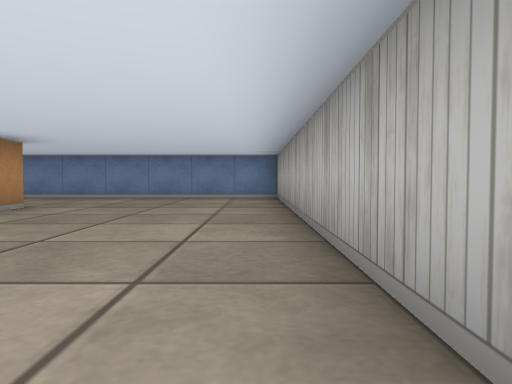
[1] (above)

18 first-person views from a walk through a cub3D ray-caster map. The camera is about half as high as the walls, tilts 2° down and sees 70° across. The floor is counted in squares. Each view is taken from the middle of a square. On the plan, view 1 faces up. The plan holds only what a view shows up to about 9 squares ahead; the rest is blank.

[2]
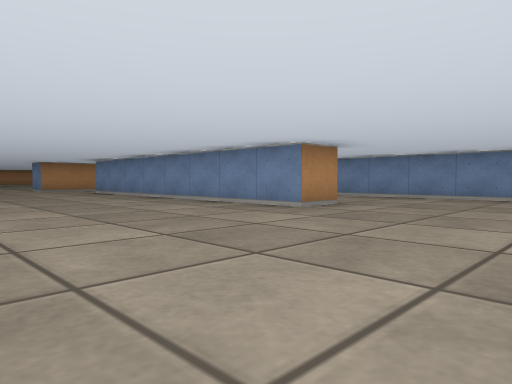

[3]
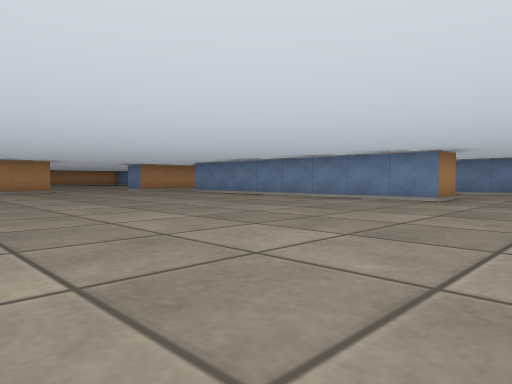

[4]
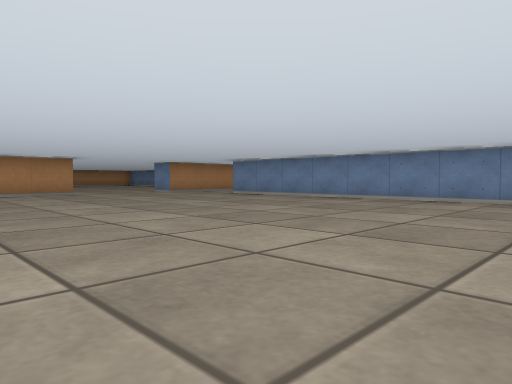

[5]
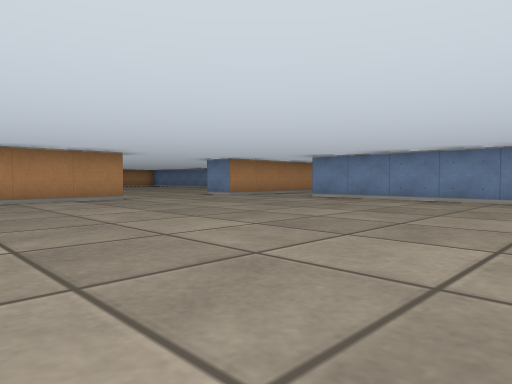

[6]
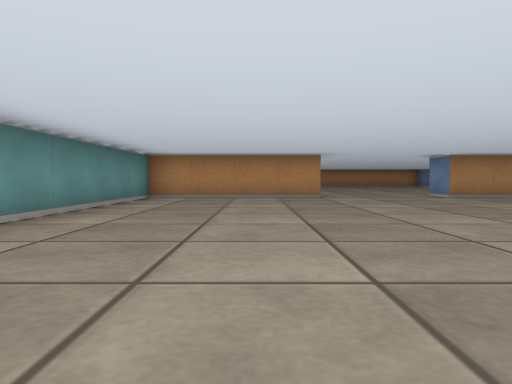

[7]
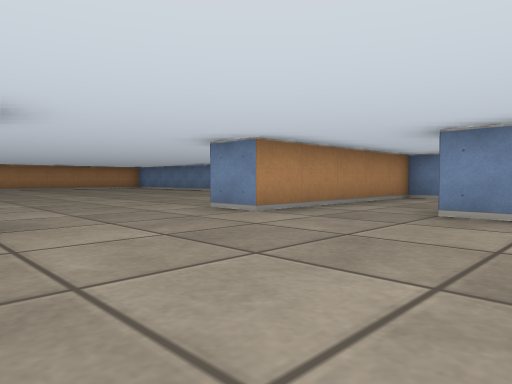

[8]
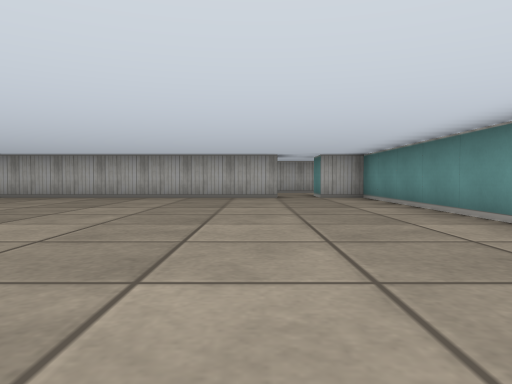

[9]
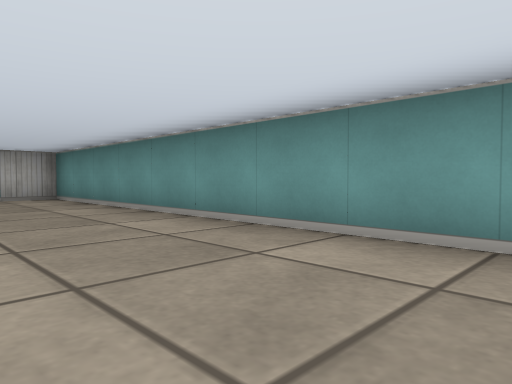

[10]
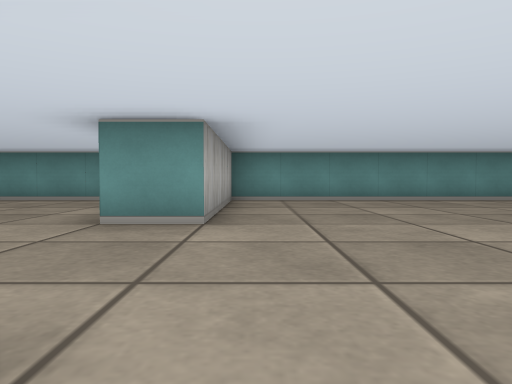

[11]
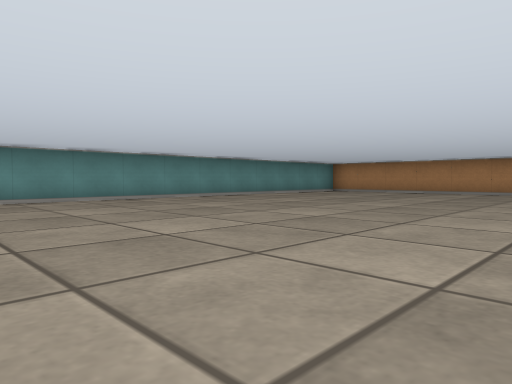

[12]
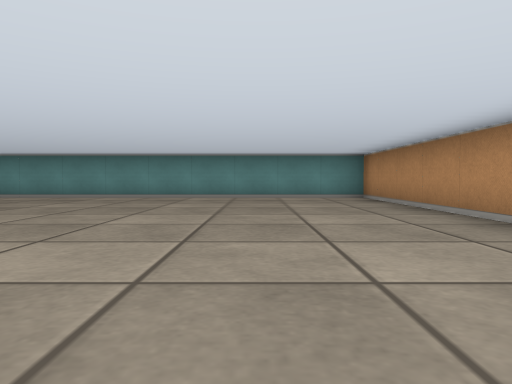

[13]
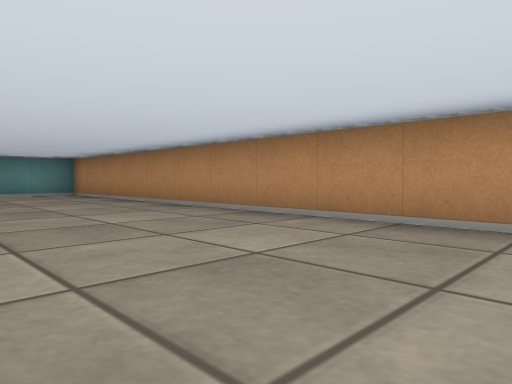

[14]
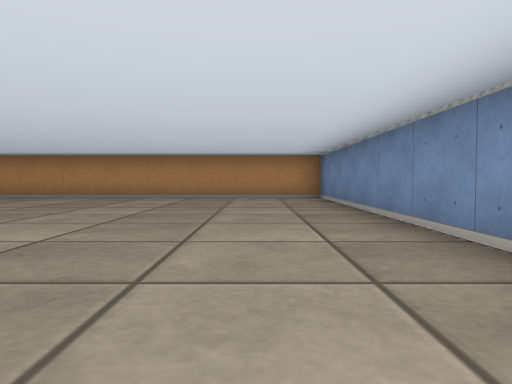

[15]
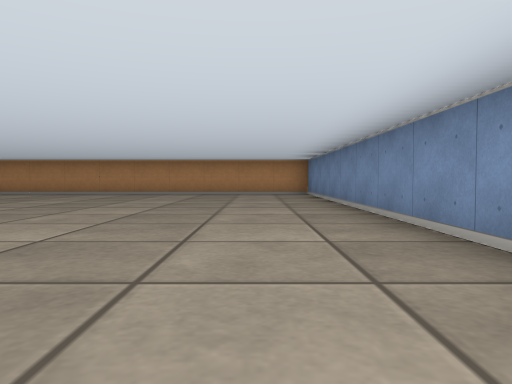

[16]
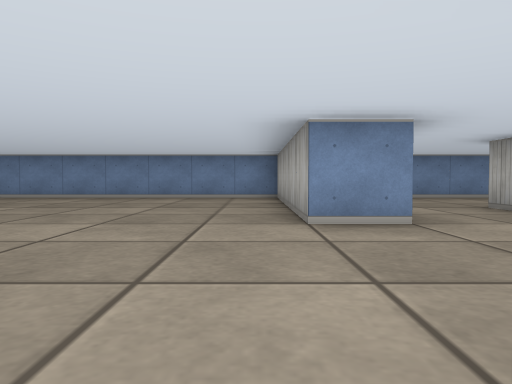

[17]
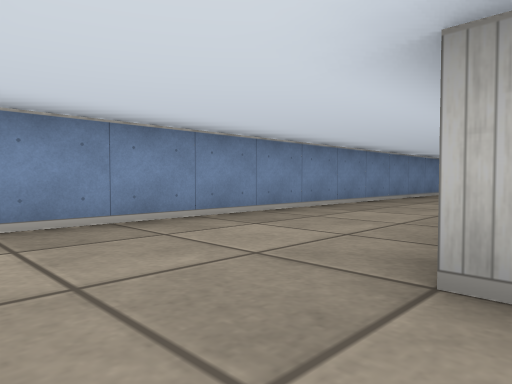

[18]
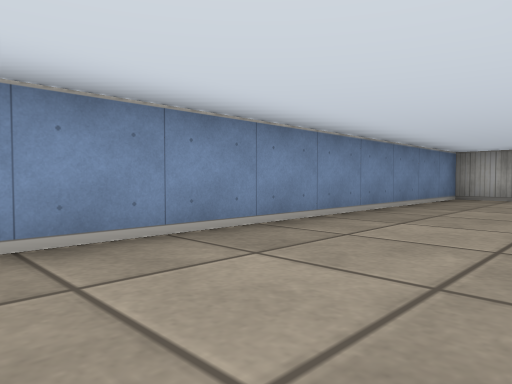

### Floor plan
Ten units are one square. View 1 is at (0, 0); x grows to the right and y downward. Boxes are objects, and circles mark ways between rooms. Rooms are numbered by the first view taken in them; rooms with no view inside come last. Other rooms are left out.
<svg viewBox="-270 -90 285 130">
<path fill="none" stroke="#000" d="M-35 -56 -35 -45 -115 -45M-115 -50 -115 -55M5 16 5 -85 -135 -85 -135 -35M-135 -5 -135 35 5 35 5 25M-135 -35 -145 -35 -145 -85 -265 -85 -265 35 -145 35 -145 -5 -135 -5"/>
<circle cx="-140" cy="-20" r="3" fill="#2a7"/>
<text x="-60" y="-20">1</text>
<text x="-200" y="-20">2</text>
</svg>
Room 1 opens to room 2.

Where each view was taken, in squares from view 1:
view 1: 0 up, 0 right, facing up
view 2: 0 up, 0 right, facing up-left
view 3: 3 down, 1 left, facing up-left
view 4: 3 down, 3 left, facing up-left
view 5: 3 down, 6 left, facing up-left
view 6: 1 down, 5 left, facing left
view 7: 0 up, 10 left, facing up-left
view 8: 1 down, 8 left, facing right
view 9: 1 down, 8 left, facing down-right
view 10: 4 up, 15 left, facing down
view 11: 4 up, 15 left, facing down-left
view 12: 5 up, 24 left, facing down
view 13: 7 up, 23 left, facing down-left
view 14: 7 up, 18 left, facing left
view 15: 7 up, 16 left, facing left
view 16: 0 up, 15 left, facing up
view 17: 5 up, 13 left, facing up-right
view 18: 6 up, 8 left, facing up-right
